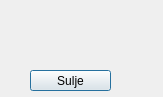
<?xml version="1.0" encoding="UTF-8"?>
<ui version="4.0">
 <class>popup</class>
 <widget class="QDialog" name="popup">
  <property name="geometry">
   <rect>
    <x>0</x>
    <y>0</y>
    <width>163</width>
    <height>97</height>
   </rect>
  </property>
  <property name="sizePolicy">
   <sizepolicy hsizetype="Expanding" vsizetype="Expanding">
    <horstretch>0</horstretch>
    <verstretch>0</verstretch>
   </sizepolicy>
  </property>
  <property name="windowTitle">
   <string>Dialog</string>
  </property>
  <widget class="QLabel" name="label">
   <property name="enabled">
    <bool>true</bool>
   </property>
   <property name="geometry">
    <rect>
     <x>10</x>
     <y>10</y>
     <width>141</width>
     <height>57</height>
    </rect>
   </property>
   <property name="sizePolicy">
    <sizepolicy hsizetype="Ignored" vsizetype="Expanding">
     <horstretch>0</horstretch>
     <verstretch>0</verstretch>
    </sizepolicy>
   </property>
   <property name="text">
    <string/>
   </property>
   <property name="scaledContents">
    <bool>true</bool>
   </property>
   <property name="wordWrap">
    <bool>true</bool>
   </property>
  </widget>
  <widget class="QPushButton" name="btn_Close">
   <property name="geometry">
    <rect>
     <x>30</x>
     <y>70</y>
     <width>81</width>
     <height>21</height>
    </rect>
   </property>
   <property name="sizePolicy">
    <sizepolicy hsizetype="Fixed" vsizetype="Fixed">
     <horstretch>0</horstretch>
     <verstretch>0</verstretch>
    </sizepolicy>
   </property>
   <property name="minimumSize">
    <size>
     <width>0</width>
     <height>0</height>
    </size>
   </property>
   <property name="layoutDirection">
    <enum>Qt::LeftToRight</enum>
   </property>
   <property name="text">
    <string>Sulje</string>
   </property>
  </widget>
 </widget>
 <resources/>
 <connections/>
</ui>
